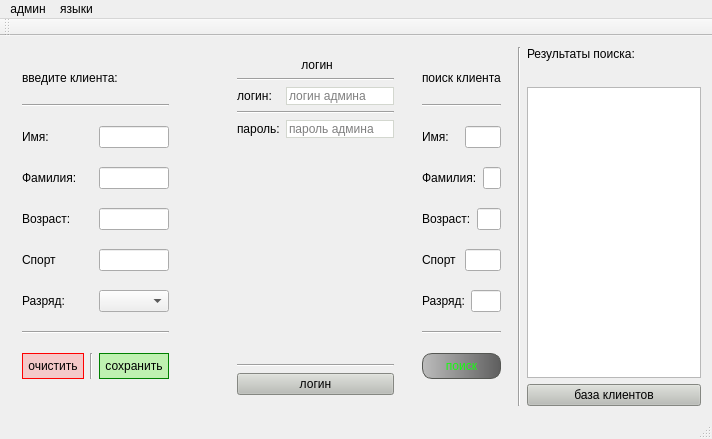
<?xml version="1.0" encoding="UTF-8"?>
<ui version="4.0">
 <class>MainWindow</class>
 <widget class="QMainWindow" name="MainWindow">
  <property name="geometry">
   <rect>
    <x>0</x>
    <y>0</y>
    <width>712</width>
    <height>439</height>
   </rect>
  </property>
  <property name="windowTitle">
   <string>MainWindow</string>
  </property>
  <property name="styleSheet">
   <string notr="true"/>
  </property>
  <widget class="QWidget" name="centralWidget">
   <property name="styleSheet">
    <string notr="true"/>
   </property>
   <layout class="QHBoxLayout" name="horizontalLayout_2">
    <item>
     <layout class="QHBoxLayout" name="horizontalLayout_15">
      <item>
       <widget class="QWidget" name="adminPanel" native="true">
        <property name="styleSheet">
         <string notr="true"/>
        </property>
        <layout class="QVBoxLayout" name="verticalLayout">
         <item>
          <widget class="QLabel" name="label">
           <property name="sizePolicy">
            <sizepolicy hsizetype="Fixed" vsizetype="Fixed">
             <horstretch>0</horstretch>
             <verstretch>0</verstretch>
            </sizepolicy>
           </property>
           <property name="statusTip">
            <string/>
           </property>
           <property name="styleSheet">
            <string notr="true">font: 75 16pt &quot;DejaVu Sans&quot;;</string>
           </property>
           <property name="text">
            <string>введите клиента: </string>
           </property>
          </widget>
         </item>
         <item>
          <widget class="Line" name="line_4">
           <property name="orientation">
            <enum>Qt::Horizontal</enum>
           </property>
          </widget>
         </item>
         <item>
          <layout class="QHBoxLayout" name="horizontalLayout_4">
           <item>
            <widget class="QLabel" name="label_2">
             <property name="sizePolicy">
              <sizepolicy hsizetype="Preferred" vsizetype="Fixed">
               <horstretch>0</horstretch>
               <verstretch>0</verstretch>
              </sizepolicy>
             </property>
             <property name="styleSheet">
              <string notr="true">color:rgb(0, 0, 0);
font: 75 oblique 12pt &quot;Bitstream Vera Sans&quot;;</string>
             </property>
             <property name="text">
              <string>Имя:</string>
             </property>
            </widget>
           </item>
           <item>
            <widget class="QLineEdit" name="nameInput">
             <property name="sizePolicy">
              <sizepolicy hsizetype="Ignored" vsizetype="Fixed">
               <horstretch>0</horstretch>
               <verstretch>0</verstretch>
              </sizepolicy>
             </property>
             <property name="styleSheet">
              <string notr="true"/>
             </property>
            </widget>
           </item>
          </layout>
         </item>
         <item>
          <layout class="QHBoxLayout" name="horizontalLayout_7">
           <item>
            <widget class="QLabel" name="label_6">
             <property name="sizePolicy">
              <sizepolicy hsizetype="Preferred" vsizetype="Fixed">
               <horstretch>0</horstretch>
               <verstretch>0</verstretch>
              </sizepolicy>
             </property>
             <property name="styleSheet">
              <string notr="true">color:rgb(0, 0, 0);
font: 75 oblique 12pt &quot;Bitstream Vera Sans&quot;;</string>
             </property>
             <property name="text">
              <string>Фамилия:</string>
             </property>
            </widget>
           </item>
           <item>
            <widget class="QLineEdit" name="lastnameInput">
             <property name="sizePolicy">
              <sizepolicy hsizetype="Ignored" vsizetype="Fixed">
               <horstretch>0</horstretch>
               <verstretch>0</verstretch>
              </sizepolicy>
             </property>
             <property name="cursor">
              <cursorShape>PointingHandCursor</cursorShape>
             </property>
            </widget>
           </item>
          </layout>
         </item>
         <item>
          <layout class="QHBoxLayout" name="horizontalLayout">
           <item>
            <widget class="QLabel" name="labelage">
             <property name="sizePolicy">
              <sizepolicy hsizetype="Preferred" vsizetype="Fixed">
               <horstretch>0</horstretch>
               <verstretch>0</verstretch>
              </sizepolicy>
             </property>
             <property name="styleSheet">
              <string notr="true">color:rgb(0, 0, 0);
font: 75 oblique 12pt &quot;Bitstream Vera Sans&quot;;</string>
             </property>
             <property name="text">
              <string>Возраст:</string>
             </property>
            </widget>
           </item>
           <item>
            <widget class="QLineEdit" name="ageInput">
             <property name="sizePolicy">
              <sizepolicy hsizetype="Ignored" vsizetype="Fixed">
               <horstretch>0</horstretch>
               <verstretch>0</verstretch>
              </sizepolicy>
             </property>
            </widget>
           </item>
          </layout>
         </item>
         <item>
          <layout class="QHBoxLayout" name="horizontalLayout_3">
           <item>
            <widget class="QLabel" name="label_4">
             <property name="sizePolicy">
              <sizepolicy hsizetype="Minimum" vsizetype="Fixed">
               <horstretch>0</horstretch>
               <verstretch>0</verstretch>
              </sizepolicy>
             </property>
             <property name="styleSheet">
              <string notr="true">color:rgb(0, 0, 0);
font: 75 oblique 12pt &quot;Bitstream Vera Sans&quot;;</string>
             </property>
             <property name="text">
              <string>Спорт</string>
             </property>
            </widget>
           </item>
           <item>
            <widget class="QLineEdit" name="sportInput">
             <property name="sizePolicy">
              <sizepolicy hsizetype="Ignored" vsizetype="Fixed">
               <horstretch>0</horstretch>
               <verstretch>0</verstretch>
              </sizepolicy>
             </property>
            </widget>
           </item>
          </layout>
         </item>
         <item>
          <layout class="QHBoxLayout" name="horizontalLayout_6">
           <item>
            <widget class="QLabel" name="label_5">
             <property name="sizePolicy">
              <sizepolicy hsizetype="Preferred" vsizetype="Fixed">
               <horstretch>0</horstretch>
               <verstretch>0</verstretch>
              </sizepolicy>
             </property>
             <property name="styleSheet">
              <string notr="true">color:rgb(0, 0, 0);
font: 75 oblique 12pt &quot;Bitstream Vera Sans&quot;;</string>
             </property>
             <property name="text">
              <string>Разряд:</string>
             </property>
            </widget>
           </item>
           <item>
            <widget class="QComboBox" name="categoryInput">
             <property name="sizePolicy">
              <sizepolicy hsizetype="Ignored" vsizetype="Fixed">
               <horstretch>0</horstretch>
               <verstretch>0</verstretch>
              </sizepolicy>
             </property>
            </widget>
           </item>
          </layout>
         </item>
         <item>
          <widget class="Line" name="line_3">
           <property name="orientation">
            <enum>Qt::Horizontal</enum>
           </property>
          </widget>
         </item>
         <item>
          <layout class="QHBoxLayout" name="horizontalLayout_5">
           <item>
            <widget class="QPushButton" name="pushButton_2">
             <property name="sizePolicy">
              <sizepolicy hsizetype="Preferred" vsizetype="Fixed">
               <horstretch>0</horstretch>
               <verstretch>0</verstretch>
              </sizepolicy>
             </property>
             <property name="cursor">
              <cursorShape>PointingHandCursor</cursorShape>
             </property>
             <property name="styleSheet">
              <string notr="true">#pushButton_2{
background-color:rgba(252, 144, 144,0.4);
padding:5px;
border:1px solid red;
}

#pushButton_2:hover{
background-color:rgba(164, 0, 0,0.6);
color: white;
border-radius:15px ;
}</string>
             </property>
             <property name="text">
              <string>очистить</string>
             </property>
            </widget>
           </item>
           <item>
            <widget class="Line" name="line_2">
             <property name="orientation">
              <enum>Qt::Vertical</enum>
             </property>
            </widget>
           </item>
           <item>
            <widget class="QPushButton" name="pushButton">
             <property name="sizePolicy">
              <sizepolicy hsizetype="Preferred" vsizetype="Fixed">
               <horstretch>0</horstretch>
               <verstretch>0</verstretch>
              </sizepolicy>
             </property>
             <property name="cursor">
              <cursorShape>PointingHandCursor</cursorShape>
             </property>
             <property name="styleSheet">
              <string notr="true">#pushButton{
background-color:rgba(76, 245, 29,0.3);
border:1px solid green;
padding:5px;
}
#pushButton:hover{
background-color:rgba(78, 154, 6,0.6);
color:white;
border : 1px solid rgb(78, 154, 6);
border-radius:10px ;

}</string>
             </property>
             <property name="text">
              <string>сохранить</string>
             </property>
            </widget>
           </item>
          </layout>
         </item>
        </layout>
       </widget>
      </item>
      <item>
       <spacer name="horizontalSpacer">
        <property name="orientation">
         <enum>Qt::Horizontal</enum>
        </property>
        <property name="sizeType">
         <enum>QSizePolicy::Ignored</enum>
        </property>
        <property name="sizeHint" stdset="0">
         <size>
          <width>40</width>
          <height>20</height>
         </size>
        </property>
       </spacer>
      </item>
      <item>
       <widget class="QWidget" name="wid" native="true">
        <layout class="QVBoxLayout" name="verticalLayout_5">
         <item alignment="Qt::AlignHCenter">
          <widget class="QLabel" name="label_13">
           <property name="sizePolicy">
            <sizepolicy hsizetype="Fixed" vsizetype="Fixed">
             <horstretch>0</horstretch>
             <verstretch>0</verstretch>
            </sizepolicy>
           </property>
           <property name="styleSheet">
            <string notr="true">font: 75 16pt &quot;DejaVu Sans&quot;;
</string>
           </property>
           <property name="text">
            <string> логин</string>
           </property>
          </widget>
         </item>
         <item>
          <widget class="Line" name="line_10">
           <property name="orientation">
            <enum>Qt::Horizontal</enum>
           </property>
          </widget>
         </item>
         <item>
          <layout class="QHBoxLayout" name="horizontalLayout_14">
           <item>
            <widget class="QLabel" name="label_14">
             <property name="sizePolicy">
              <sizepolicy hsizetype="Preferred" vsizetype="Fixed">
               <horstretch>0</horstretch>
               <verstretch>0</verstretch>
              </sizepolicy>
             </property>
             <property name="text">
              <string>логин:</string>
             </property>
            </widget>
           </item>
           <item>
            <widget class="QLineEdit" name="loginName">
             <property name="sizePolicy">
              <sizepolicy hsizetype="Preferred" vsizetype="Fixed">
               <horstretch>0</horstretch>
               <verstretch>0</verstretch>
              </sizepolicy>
             </property>
             <property name="styleSheet">
              <string notr="true">#loginName{
color:black;
border:1px solid rgb(211, 215, 207);
}
#loginName:hover{
background-color:rgb(211, 215, 207);
border:1px solid rgb(136, 138, 133);
border-radius:10px ;}</string>
             </property>
             <property name="placeholderText">
              <string>логин админа </string>
             </property>
            </widget>
           </item>
          </layout>
         </item>
         <item>
          <widget class="Line" name="line_8">
           <property name="orientation">
            <enum>Qt::Horizontal</enum>
           </property>
          </widget>
         </item>
         <item>
          <layout class="QHBoxLayout" name="horizontalLayout_17">
           <item>
            <widget class="QLabel" name="label_15">
             <property name="sizePolicy">
              <sizepolicy hsizetype="Preferred" vsizetype="Fixed">
               <horstretch>0</horstretch>
               <verstretch>0</verstretch>
              </sizepolicy>
             </property>
             <property name="styleSheet">
              <string notr="true">type:password;</string>
             </property>
             <property name="text">
              <string>пароль:</string>
             </property>
            </widget>
           </item>
           <item>
            <widget class="QLineEdit" name="loginPassword">
             <property name="sizePolicy">
              <sizepolicy hsizetype="Preferred" vsizetype="Preferred">
               <horstretch>0</horstretch>
               <verstretch>0</verstretch>
              </sizepolicy>
             </property>
             <property name="styleSheet">
              <string notr="true">#loginPassword{
color:black;
border:1px solid rgb(211, 215, 207);
}
#loginPassword:hover{
background-color:rgb(211, 215, 207);
border:1px solid rgb(136, 138, 133);
border-radius:10px ;
}</string>
             </property>
             <property name="echoMode">
              <enum>QLineEdit::Password</enum>
             </property>
             <property name="placeholderText">
              <string>пароль админа </string>
             </property>
            </widget>
           </item>
          </layout>
         </item>
         <item>
          <spacer name="verticalSpacer">
           <property name="orientation">
            <enum>Qt::Vertical</enum>
           </property>
           <property name="sizeType">
            <enum>QSizePolicy::Expanding</enum>
           </property>
           <property name="sizeHint" stdset="0">
            <size>
             <width>20</width>
             <height>40</height>
            </size>
           </property>
          </spacer>
         </item>
         <item>
          <widget class="Line" name="line_9">
           <property name="orientation">
            <enum>Qt::Horizontal</enum>
           </property>
          </widget>
         </item>
         <item>
          <widget class="QPushButton" name="loginButton">
           <property name="cursor">
            <cursorShape>PointingHandCursor</cursorShape>
           </property>
           <property name="styleSheet">
            <string notr="true">#loginButton{
background-color:rgb(186, 189, 182);
color:black;

}
#loginButton:hover{
color:white;
border:1px solid rgb(85, 87, 83);
border-radius:13px ;
}</string>
           </property>
           <property name="text">
            <string>логин</string>
           </property>
          </widget>
         </item>
        </layout>
       </widget>
      </item>
      <item>
       <widget class="QWidget" name="searchPanel" native="true">
        <layout class="QVBoxLayout" name="verticalLayout_3">
         <item>
          <widget class="QLabel" name="label_3">
           <property name="sizePolicy">
            <sizepolicy hsizetype="Fixed" vsizetype="Fixed">
             <horstretch>0</horstretch>
             <verstretch>0</verstretch>
            </sizepolicy>
           </property>
           <property name="styleSheet">
            <string notr="true">font: 75 16pt &quot;DejaVu Sans&quot;;</string>
           </property>
           <property name="text">
            <string>поиск клиента</string>
           </property>
          </widget>
         </item>
         <item>
          <widget class="Line" name="line">
           <property name="sizePolicy">
            <sizepolicy hsizetype="Preferred" vsizetype="Fixed">
             <horstretch>0</horstretch>
             <verstretch>0</verstretch>
            </sizepolicy>
           </property>
           <property name="orientation">
            <enum>Qt::Horizontal</enum>
           </property>
          </widget>
         </item>
         <item>
          <layout class="QHBoxLayout" name="horizontalLayout_8">
           <item>
            <widget class="QLabel" name="label_7">
             <property name="sizePolicy">
              <sizepolicy hsizetype="Preferred" vsizetype="Fixed">
               <horstretch>0</horstretch>
               <verstretch>0</verstretch>
              </sizepolicy>
             </property>
             <property name="styleSheet">
              <string notr="true">color:rgb(0, 0, 0);
font: 75 oblique 12pt &quot;Bitstream Vera Sans&quot;;</string>
             </property>
             <property name="text">
              <string>Имя:</string>
             </property>
            </widget>
           </item>
           <item>
            <widget class="QLineEdit" name="searchNameInput">
             <property name="sizePolicy">
              <sizepolicy hsizetype="Ignored" vsizetype="Fixed">
               <horstretch>0</horstretch>
               <verstretch>0</verstretch>
              </sizepolicy>
             </property>
             <property name="placeholderText">
              <string/>
             </property>
            </widget>
           </item>
          </layout>
         </item>
         <item>
          <layout class="QHBoxLayout" name="horizontalLayout_9">
           <item>
            <widget class="QLabel" name="label_9">
             <property name="sizePolicy">
              <sizepolicy hsizetype="Preferred" vsizetype="Fixed">
               <horstretch>0</horstretch>
               <verstretch>0</verstretch>
              </sizepolicy>
             </property>
             <property name="styleSheet">
              <string notr="true">color:rgb(0, 0, 0);
font: 75 oblique 12pt &quot;Bitstream Vera Sans&quot;;</string>
             </property>
             <property name="text">
              <string>Фамилия:</string>
             </property>
            </widget>
           </item>
           <item>
            <widget class="QLineEdit" name="searchLastNameInput">
             <property name="sizePolicy">
              <sizepolicy hsizetype="Ignored" vsizetype="Fixed">
               <horstretch>0</horstretch>
               <verstretch>0</verstretch>
              </sizepolicy>
             </property>
             <property name="placeholderText">
              <string/>
             </property>
            </widget>
           </item>
          </layout>
         </item>
         <item>
          <layout class="QHBoxLayout" name="horizontalLayout_10">
           <item>
            <widget class="QLabel" name="label_10">
             <property name="sizePolicy">
              <sizepolicy hsizetype="Preferred" vsizetype="Fixed">
               <horstretch>0</horstretch>
               <verstretch>0</verstretch>
              </sizepolicy>
             </property>
             <property name="styleSheet">
              <string notr="true">color:rgb(0, 0, 0);
font: 75 oblique 12pt &quot;Bitstream Vera Sans&quot;;</string>
             </property>
             <property name="text">
              <string>Возраст:</string>
             </property>
            </widget>
           </item>
           <item>
            <widget class="QLineEdit" name="searchAgeInput">
             <property name="sizePolicy">
              <sizepolicy hsizetype="Ignored" vsizetype="Fixed">
               <horstretch>0</horstretch>
               <verstretch>0</verstretch>
              </sizepolicy>
             </property>
            </widget>
           </item>
          </layout>
         </item>
         <item>
          <layout class="QHBoxLayout" name="horizontalLayout_11">
           <item>
            <widget class="QLabel" name="label_11">
             <property name="sizePolicy">
              <sizepolicy hsizetype="Preferred" vsizetype="Fixed">
               <horstretch>0</horstretch>
               <verstretch>0</verstretch>
              </sizepolicy>
             </property>
             <property name="styleSheet">
              <string notr="true">color:rgb(0, 0, 0);
font: 75 oblique 12pt &quot;Bitstream Vera Sans&quot;;</string>
             </property>
             <property name="text">
              <string>Спорт</string>
             </property>
            </widget>
           </item>
           <item>
            <widget class="QLineEdit" name="searchSportInput">
             <property name="sizePolicy">
              <sizepolicy hsizetype="Ignored" vsizetype="Fixed">
               <horstretch>0</horstretch>
               <verstretch>0</verstretch>
              </sizepolicy>
             </property>
            </widget>
           </item>
          </layout>
         </item>
         <item>
          <layout class="QHBoxLayout" name="horizontalLayout_13">
           <item>
            <widget class="QLabel" name="label_12">
             <property name="sizePolicy">
              <sizepolicy hsizetype="Preferred" vsizetype="Fixed">
               <horstretch>0</horstretch>
               <verstretch>0</verstretch>
              </sizepolicy>
             </property>
             <property name="styleSheet">
              <string notr="true">color:rgb(0, 0, 0);
font: 75 oblique 12pt &quot;Bitstream Vera Sans&quot;;</string>
             </property>
             <property name="text">
              <string>Разряд:</string>
             </property>
            </widget>
           </item>
           <item>
            <widget class="QLineEdit" name="searchCategoryInput">
             <property name="sizePolicy">
              <sizepolicy hsizetype="Ignored" vsizetype="Fixed">
               <horstretch>0</horstretch>
               <verstretch>0</verstretch>
              </sizepolicy>
             </property>
            </widget>
           </item>
          </layout>
         </item>
         <item>
          <widget class="Line" name="line_5">
           <property name="orientation">
            <enum>Qt::Horizontal</enum>
           </property>
          </widget>
         </item>
         <item>
          <layout class="QHBoxLayout" name="horizontalLayout_12">
           <item>
            <widget class="QPushButton" name="searchButton">
             <property name="sizePolicy">
              <sizepolicy hsizetype="Ignored" vsizetype="Fixed">
               <horstretch>0</horstretch>
               <verstretch>0</verstretch>
              </sizepolicy>
             </property>
             <property name="cursor">
              <cursorShape>PointingHandCursor</cursorShape>
             </property>
             <property name="styleSheet">
              <string notr="true">#searchButton{
font: 75 italic 11pt &quot;Sans&quot;;
padding:5px;
color:rgb(24, 250, 16);
background-color:qlineargradient(spread:pad, x1:0, y1:0, x2:1, y2:0, stop:0 rgba(155, 155, 155, 155), stop:1 rgba(0, 0, 0, 155));
border:1px solid rgb(85, 87, 83);
border-radius: 10px;
}
#searchButton:hover{
background-color:rgb(136, 138, 133);
border :1px solid rgb(85, 87, 83);
padding:5px;
color:rgb(24, 250, 16);
border-radius:15px ;
}</string>
             </property>
             <property name="text">
              <string>поиск</string>
             </property>
            </widget>
           </item>
          </layout>
         </item>
        </layout>
       </widget>
      </item>
     </layout>
    </item>
    <item>
     <widget class="Line" name="line_6">
      <property name="orientation">
       <enum>Qt::Vertical</enum>
      </property>
     </widget>
    </item>
    <item>
     <layout class="QVBoxLayout" name="verticalLayout_4">
      <item>
       <layout class="QVBoxLayout" name="verticalLayout_2">
        <item>
         <widget class="QLabel" name="label_8">
          <property name="sizePolicy">
           <sizepolicy hsizetype="Preferred" vsizetype="Preferred">
            <horstretch>0</horstretch>
            <verstretch>0</verstretch>
           </sizepolicy>
          </property>
          <property name="text">
           <string>Результаты поиска:  </string>
          </property>
         </widget>
        </item>
        <item>
         <widget class="QLabel" name="dbStatue">
          <property name="text">
           <string/>
          </property>
         </widget>
        </item>
        <item>
         <widget class="QTableView" name="res">
          <property name="sizePolicy">
           <sizepolicy hsizetype="Expanding" vsizetype="MinimumExpanding">
            <horstretch>0</horstretch>
            <verstretch>0</verstretch>
           </sizepolicy>
          </property>
          <property name="font">
           <font>
            <pointsize>12</pointsize>
            <weight>75</weight>
            <italic>true</italic>
            <bold>true</bold>
           </font>
          </property>
          <property name="frameShadow">
           <enum>QFrame::Sunken</enum>
          </property>
          <property name="verticalScrollBarPolicy">
           <enum>Qt::ScrollBarAsNeeded</enum>
          </property>
          <property name="horizontalScrollBarPolicy">
           <enum>Qt::ScrollBarAsNeeded</enum>
          </property>
          <property name="sizeAdjustPolicy">
           <enum>QAbstractScrollArea::AdjustToContentsOnFirstShow</enum>
          </property>
          <property name="gridStyle">
           <enum>Qt::DotLine</enum>
          </property>
         </widget>
        </item>
        <item>
         <layout class="QHBoxLayout" name="horizontalLayout_16">
          <item>
           <widget class="QPushButton" name="showingTable">
            <property name="cursor">
             <cursorShape>PointingHandCursor</cursorShape>
            </property>
            <property name="styleSheet">
             <string notr="true">#showingTable{
	background-color:rgb(186, 189, 182);
	color:black;
}
#showingTable:hover{
	color:white;
	border:1px solid rgb(85, 87, 83);
	border-radius:13px ;
}</string>
            </property>
            <property name="text">
             <string>база клиентов</string>
            </property>
           </widget>
          </item>
         </layout>
        </item>
       </layout>
      </item>
     </layout>
    </item>
   </layout>
  </widget>
  <widget class="QStatusBar" name="statusBar"/>
  <widget class="QToolBar" name="toolBar">
   <property name="windowTitle">
    <string>toolBar</string>
   </property>
   <attribute name="toolBarArea">
    <enum>TopToolBarArea</enum>
   </attribute>
   <attribute name="toolBarBreak">
    <bool>false</bool>
   </attribute>
  </widget>
  <widget class="QMenuBar" name="menuBar">
   <property name="geometry">
    <rect>
     <x>0</x>
     <y>0</y>
     <width>712</width>
     <height>25</height>
    </rect>
   </property>
   <widget class="QMenu" name="menu">
    <property name="title">
     <string>админ</string>
    </property>
    <addaction name="action_2"/>
    <addaction name="action_3"/>
   </widget>
   <widget class="QMenu" name="menu_2">
    <property name="title">
     <string>языки</string>
    </property>
    <addaction name="action_4"/>
    <addaction name="actionenglish"/>
   </widget>
   <addaction name="menu"/>
   <addaction name="menu_2"/>
  </widget>
  <action name="action_2">
   <property name="text">
    <string>вход</string>
   </property>
  </action>
  <action name="action_3">
   <property name="text">
    <string>выход</string>
   </property>
  </action>
  <action name="action_4">
   <property name="text">
    <string>русский</string>
   </property>
  </action>
  <action name="actionenglish">
   <property name="text">
    <string>english</string>
   </property>
  </action>
 </widget>
 <layoutdefault spacing="6" margin="11"/>
 <resources/>
 <connections/>
</ui>
